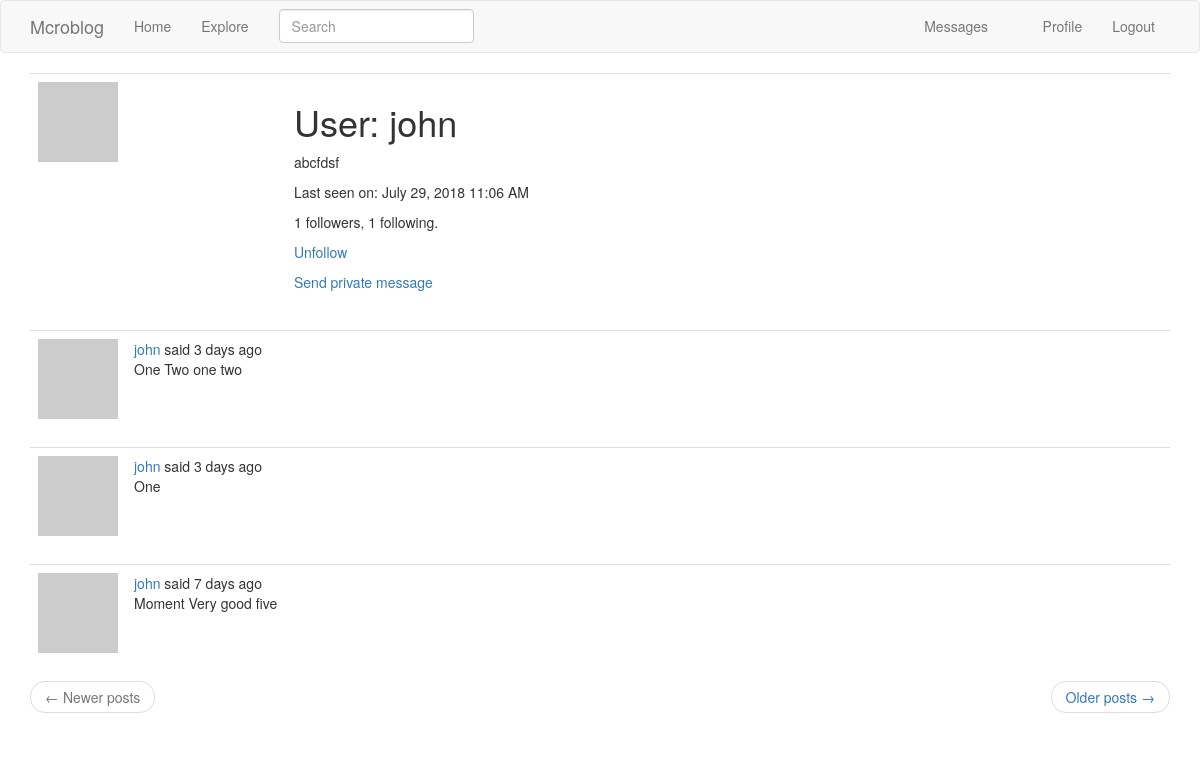
The page /user/john (signed in) on the database as committed earlier.
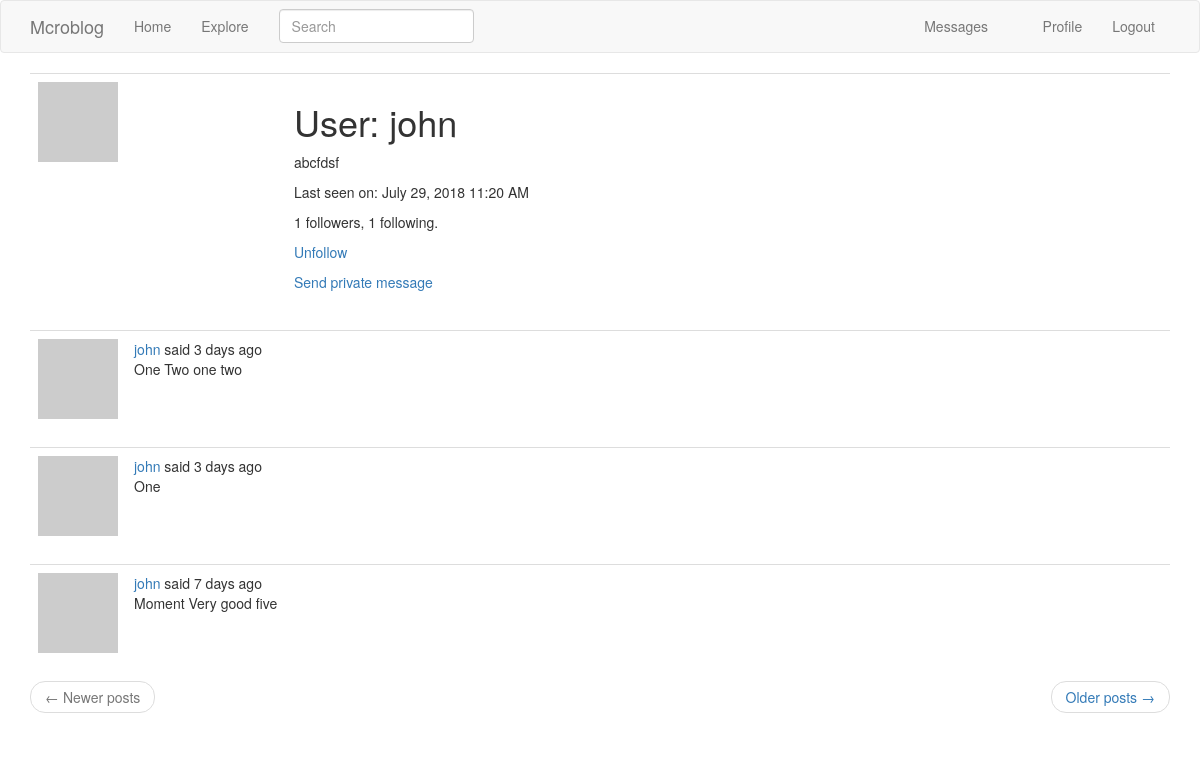
The same page on the database as committed later.
### app/models.py (models this page shows, shortened)
class User(UserMixin, db.Model):
    id = db.Column(db.Integer, primary_key=True)
    username = db.Column(db.String(64), index=True, unique=True)
    email = db.Column(db.String(120), index=True, unique=True)
    password_hash = db.Column(db.String(128))
    posts = db.relationship('Post', backref='author', lazy='dynamic')
    about_me = db.Column(db.String(140))
    last_seen = db.Column(db.DateTime, default=datetime.utcnow)
    followed = db.relationship(
        'User', secondary=followers,
        primaryjoin=(followers.c.follower_id == id),
        secondaryjoin=(followers.c.followed_id == id),
        backref=db.backref('followers', lazy='dynamic'),
        lazy='dynamic'
    )
    messages_sent = db.relationship(
        'Message',
        foreign_keys='Message.send_id',
        backref='author',
        lazy='dynamic'
    )
    messages_received = db.relationship(
        'Message',
        foreign_keys='Message.recipient_id',
        backref='recipient',
        lazy='dynamic'
    )
    last_message_read_time = db.Column(db.DateTime)
    notifications = db.relationship(
        'Notification',
        backref='user',
        lazy='dynamic'
    )
    def new_messages(self):
        last_read_time = self.last_message_read_time or datetime(1900, 1, 1)
        return Message.query.filter_by(recipient=self).filter(
            Message.timestamp > last_read_time
        ).count()
    def is_following(self, user):
        return self.followed.filter(
            followers.c.followed_id == user.id).count() > 0
    def avatar(self, size):
        digest = md5(self.email.lower().encode('utf-8')).hexdigest()
        return 'https://www.gravatar.com/avatar/{}?d=identicon&s={}'.format(digest, size)

class SearchableMixin(object):
    @classmethod
    def before_commit(cls, session):
        session._changes = {
            'add': list(session.new),
            'update': list(session.dirty),
            'delete': list(session.deleted)
        }
    @classmethod
    def after_commit(cls, session):
        for obj in session._changes['add']:
            if isinstance(obj, SearchableMixin):
                add_to_index(obj.__tablename__, obj)
        for obj in session._changes['update']:
            if isinstance(obj, SearchableMixin):
                add_to_index(obj.__tablename__, obj)
        for obj in session._changes['delete']:
            if isinstance(obj, SearchableMixin):
                remove_from_index(obj.__tablename__, obj)
        session._changes = None

class Post(SearchableMixin, db.Model):
    __searchable__ = ['body']
    id = db.Column(db.Integer, primary_key=True)
    body = db.Column(db.String(140))
    timestamp = db.Column(db.DateTime, index=True, default=datetime.utcnow)
    user_id = db.Column(db.Integer, db.ForeignKey('user.id'))
    language = db.Column(db.String(5))

### app/main/routes.py (the view)
@bp.route('/user/<username>')
@login_required
def user(username):
    user = User.query.filter_by(username=username).first_or_404()
    page = request.args.get('page', 1, type=int)
    posts = user.posts.order_by(Post.timestamp.desc()).paginate(
        page, current_app.config['POSTS_PER_PAGE'], False)
    next_url = url_for('main.user', username=user.username,
                       page=posts.next_num) if posts.has_next else None
    prev_url = url_for('main.user', username=user.username,
                       page=posts.prev_num) if posts.has_prev else None
    return render_template('user.html', user=user, posts=posts.items,
                           next_url=next_url, prev_url=prev_url)

### app/main/forms.py
class SearchForm(FlaskForm):
    q = StringField(_l('Search'), validators=[DataRequired()])
    def __init__(self, *args, **kwargs):
        if 'formdata' not in kwargs:
            kwargs['formdata'] = request.args
        if 'csrf_enabled' not in kwargs:
            kwargs['csrf_enabled'] = False
        super(SearchForm, self).__init__(*args, **kwargs)

### app/main/routes.py (called while the page is built)
@bp.before_app_request
def before_request():
    if current_user.is_authenticated:
        current_user.last_seen = datetime.utcnow()
        db.session.commit()
        g.search_form = SearchForm()
    g.locale = str(get_locale())

### app/models.py (called while the page is built)
@login.user_loader
def load_user(id):
    return User.query.get(int(id))

### app/templates/user.html
{% extends "base.html" %}
{% block app_content %}
    <table class="table table-hover">
        <tr>
            <td width="256px"><img src="{{ user.avatar(256) }}"></td>
            <td>
                <h1>User: {{ user.username }}</h1>
                {% if user.about_me %}<p>{{ user.about_me }}</p>{% endif %}
                {% if user.last_seen %}<p>Last seen on: {{ moment(user.last_seen).format('LLL') }}</p>{% endif %}
                <p>{{ user.followers.count() }} followers, {{ user.followed.count() }} following.</p>
                {% if user == current_user %}
                    <p><a href="{{ url_for('main.edit_profile') }}">Edit your profile</a></p>
                {% elif not current_user.is_following(user) %}
                    <p><a href="{{ url_for('main.follow', username=user.username) }}">Follow</a></p>
                {% else %}
                    <p><a href="{{ url_for('main.unfollow', username=user.username) }}">Unfollow</a></p>
                {% endif %}
                {% if user != current_user %}
                    <p>
                        <a href="{{ url_for('main.send_message', recipient=user.username) }}">
                            {{ _('Send private message') }}
                        </a>
                    </p>
                {% endif %}
            </td>
        </tr>
    </table>
    {% for post in posts %}
        {% include '_post.html' %}
    {% endfor %}
    <nav aria-label="...">
        <ul class="pager">
            <li class="previous{% if not prev_url %} disabled{% endif %}">
                <a href="{{ prev_url or '#' }}">
                    <span aria-hidden="true">&larr;</span> Newer posts
                </a>
            </li>
            <li class="next{% if not next_url %} disabled{% endif %}">
                <a href="{{ next_url or '#' }}">
                    Older posts <span aria-hidden="true">&rarr;</span>
                </a>
            </li>
        </ul>
    </nav>
{% endblock %}

### app/templates/base.html (shortened to what this page needs)
{% extends 'bootstrap/base.html' %}
{% block navbar %}
    <nav class="navbar navbar-default">
        <div class="container">
            <div class="navbar-header">
                <a class="navbar-brand" href="{{ url_for('main.index') }}">Mcroblog</a>
            </div>
            <div class="collapse navbar-collapse" id="bs-example-navbar-collapse-1">
                <ul class="nav navbar-nav">
                    <li><a href="{{ url_for('main.index') }}">Home</a></li>
                    <li><a href="{{ url_for('main.explore') }}">Explore</a></li>
                </ul>
                <ul class="nav navbar-nav navbar-right">
                    {% if current_user.is_anonymous %}
                        <li><a href="{{ url_for('auth.login') }}">Login</a></li>
                    {% else %}
                        <li>
                            <a href="{{ url_for('main.messages') }}">
                                {{ _('Messages') }}
                                {% set new_messages = current_user.new_messages() %}
                            </a>
                        </li>
                        <li><a href="{{ url_for('main.user', username=current_user.username) }}">Profile</a></li>
                        <li><a href="{{ url_for('auth.logout') }}">Logout</a></li>
                    {% endif %}
                </ul>
                {% if g.search_form %}
                    <form class="navbar-form navbar-left" method="get" action="{{ url_for('main.search') }}">
                        <div class="form-group">
                            {{ g.search_form.q(size=20, class='form-control', placeholder=g.search_form.q.label.text) }}
                        </div>
                    </form>
                {% endif %}
            </div>
        </div>
    </nav>
{% endblock %}
{% block content %}
    <div class="container">
        {% block app_content %}{% endblock %}
    </div>
{% endblock %}

### app/templates/_post.html (shortened to what this page needs)
<table class="table table-hover">
    <tr>
        <td width="70px">
            <a href="{{ url_for('main.user', username=post.author.username) }}">
                <img src="{{ post.author.avatar(70) }}"/>
            </a>
        </td>
        <td>
            {{ _('%(username)s said %(when)s', username=user_link, when=moment(post.timestamp).fromNow()) }}
            <br>
            <span id="post{{ post.id }}">{{ post.body }}</span>
        </td>
    </tr>
</table>

Rows that differ between the two databases and show on the page:
changed User "john": last_seen "July 29, 2018 11:06 AM" → "July 29, 2018 11:20 AM"
